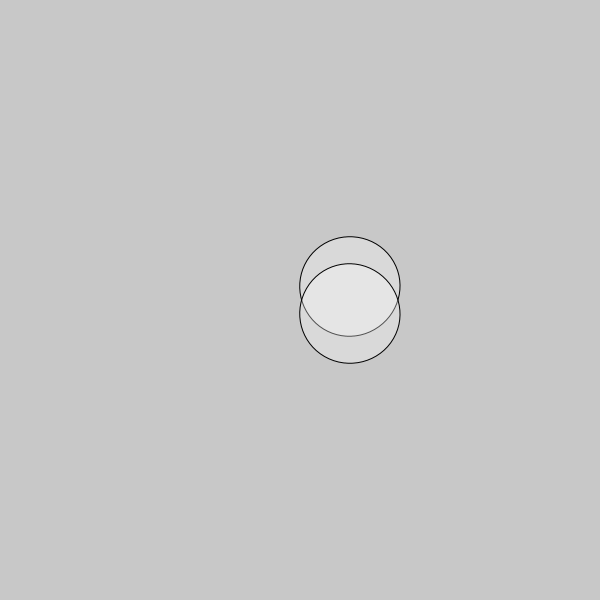
Frame 1 (no input)
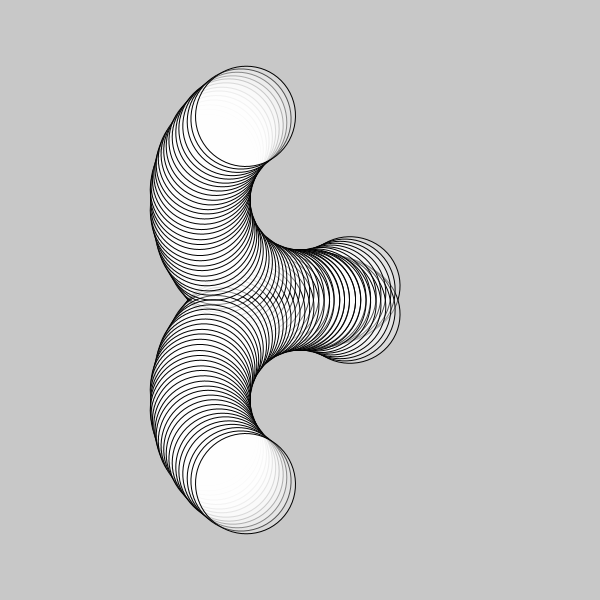
Frame 60 (the mouse pressed at the canvas centre just before this capture)
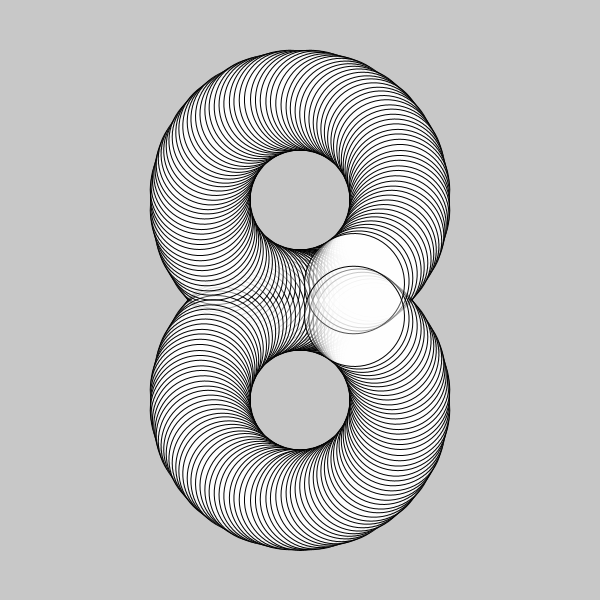
Frame 120 (the mouse held since frame 60 and released just before this capture)

The Processing sketch that drew these frames (run headless with seeded random() and noise(); from frame 60 on, the mouse is pressed at the canvas centre):

// Processing sketch: pushPop_RotateCircles_001
// ── pushPop_RotateCircles_001.pde
float myAngle = 60;

void setup() {
  size(600, 600);
  background(200);
  //noStroke();
}

void draw() {
  //background(200);
  /*
  float myRed = random(0, 255);
  float myGreen = random(0, 255);
  float myBlue = random(0, 255);

  fill(myRed, myGreen, myBlue, 20);
*/
  fill(200,50); //fill(grayscale) //fill(red,green,blue) //fill(grayscale,alpha) //fill(red, green, blue, alpha)
  //rect(0,0,width, height);
  
  fill(255,80);
  pushMatrix();
  translate(width/2, height/3);
  rotate(radians(myAngle));
  ellipse(100, 0, 100, 100);
  popMatrix();
  
  pushMatrix();
  translate(width/2, 2*height/3);
  rotate(radians(-myAngle));
  ellipse(100, 0, 100, 100);
  popMatrix();

  myAngle+=3; //myAngle=myAngle+0.1 is the same as myAngle+=0.1
}
